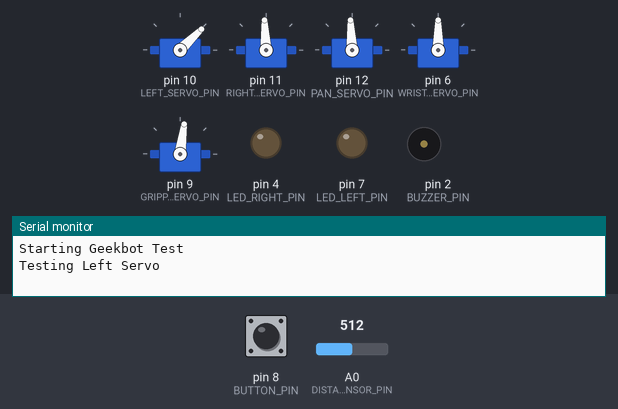
Recording of a sketch running on a simulated Arduino Uno, built with avr-gcc and run on an emulated ATmega328P. On the bench: 5 × servo, output pins drawn as LEDs (lit = HIGH), buzzer (waves = sounding, pin HIGH), the last lines printed to the serial monitor. The test bench sets the inputs (shaded band); at power-on: A0 (DISTANCE_SENSOR_PIN) = 512, pin 8 (BUTTON_PIN) LOW.

Above: at 1.1 s.
At 17.2 s:
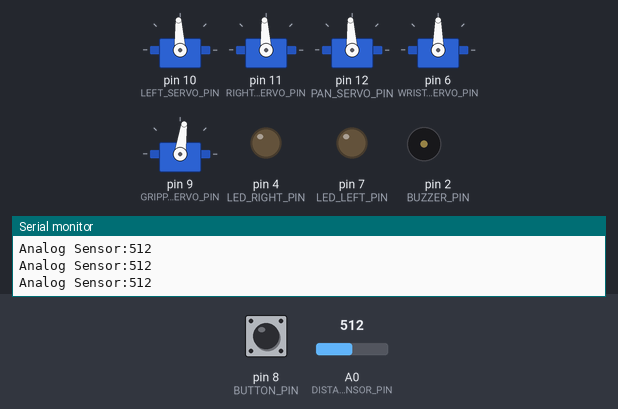
17.3 s: A0 (DISTANCE_SENSOR_PIN) set to 993
18.8 s: A0 (DISTANCE_SENSOR_PIN) set to 1018
21.8 s: pin 8 (BUTTON_PIN) pulled HIGH for 3.2 s
At 22.9 s:
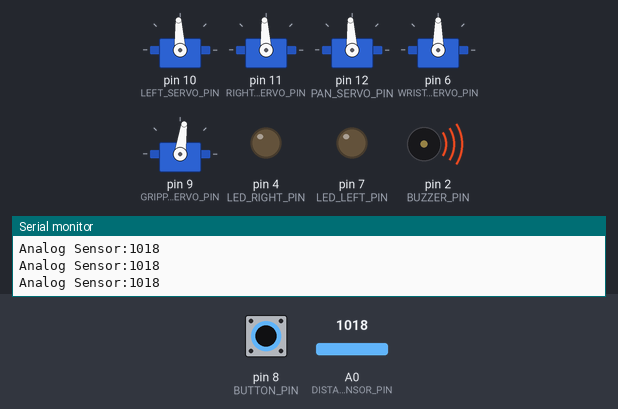
Timing chart, 0 to 26.5 s (numbered marks = the images above; inputs shaded):
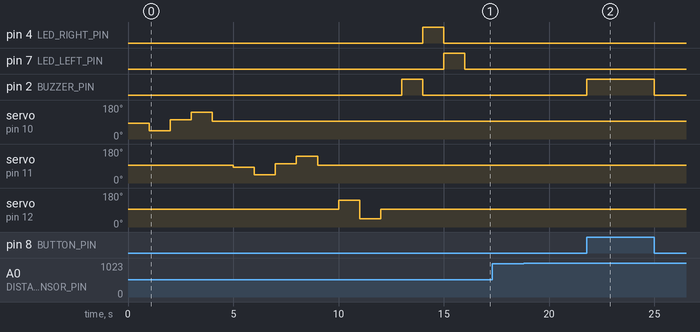

Measured:
- after the input at 21.8 s, pin 2 (BUZZER_PIN): LOW → HIGH at once, → LOW 3.2 s later

The sketch:

geekbotTest.ino
```cpp
/***********************************************************************************
 *    _                     RobotGeek Geekbot Rover
 *  _|_|______________
 *   |___         |
 *  _/ . \ _______|_
 *   \___/      \_/
 *
 *  The
 *
 *
 *  Wiring
 *
 *    Right Servo - Digital Pin 9
 *    Left Servo - Digital Pin 10
 *    Scanning Servo - Digital Pin 11
 *    IR Sensor - Analog Pin 0
 *    Jumper for pins 9/10/11 should be set to 'VIN'
 *    Jumper for pins 3/5/6 should be set to '5V'
 *
 *  Control Behavior:
 *
 *  External Resources
 *
 ***********************************************************************************/
//Includes
#include <Servo.h> //include servo library to control continous turn servos

//servo speed
//95 deg - 125 deg full ccw
//85 deg - 55 deg full cw


#define PAN_SERVO_PIN 12
#define WRIST_SERVO_PIN 6
#define GRIPPER_SERVO_PIN 9
#define LEFT_SERVO_PIN 10
#define RIGHT_SERVO_PIN 11

#define BUZZER_PIN 2
#define LED_RIGHT_PIN 4
#define LED_LEFT_PIN 7
#define BUTTON_PIN 8

#define DISTANCE_SENSOR_PIN 0


#define CW_MIN_SPEED 1400 //increase if the rover is drifting left
#define CW_MAX_SPEED 1000 //increase if the rover is drifting left

#define CCW_MIN_SPEED 1600 //decrease if the rover is drifting right
#define CCW_MAX_SPEED 2000 //decrease if the rover is drifting right

#define SERVO_STOP 1500

Servo servoPan, servoWrist, servoGripper, servoLeft, servoRight;


int servoSpeedLeft;
int servoSpeedRight;

int roverSpeed = 1;

void setup()
{
  Serial.begin(9600);
  Serial.println("Starting Geekbot Test");
  //basic drive servos
  servoLeft.attach(LEFT_SERVO_PIN);
  servoRight.attach(RIGHT_SERVO_PIN);
  servoLeft.write(SERVO_STOP); //write 1500us, servo stopped
  servoRight.write(SERVO_STOP); //write 1500us, servo stopped


  //Pan servo for servo sensor
  servoPan.attach(PAN_SERVO_PIN);                    //attach pan 9g microservo
  servoPan.write(1500);  //write 1500us, 90 degrees

  //gripper and wrist angle
  servoWrist.attach(WRIST_SERVO_PIN, 1000, 2000);    //attach with limits
  servoGripper.attach(GRIPPER_SERVO_PIN, 750, 2400); //attach with limits, lower limit makes sure gripper doesn't burn out
  servoWrist.write(1500); //write 1500us, servo stopped
  servoGripper.write(1500);  //write 1500us, servo stopped

  pinMode(LED_RIGHT_PIN, OUTPUT);
  pinMode(LED_LEFT_PIN, OUTPUT);
  pinMode(BUZZER_PIN, OUTPUT);
  pinMode(BUTTON_PIN, INPUT);


  Serial.println("Testing Left Servo");
  servoLeft.writeMicroseconds(CW_MIN_SPEED);
  delay(1000);
  servoLeft.writeMicroseconds(CW_MAX_SPEED);
  delay(1000);
  servoLeft.writeMicroseconds(CCW_MIN_SPEED);
  delay(1000);
  servoLeft.writeMicroseconds(CCW_MAX_SPEED);
  delay(1000);
  servoLeft.writeMicroseconds(SERVO_STOP);
  delay(1000);

  Serial.println("Testing Right Servo");
  servoRight.writeMicroseconds(CW_MIN_SPEED);
  delay(1000);
  servoRight.writeMicroseconds(CW_MAX_SPEED);
  delay(1000);
  servoRight.writeMicroseconds(CCW_MIN_SPEED);
  delay(1000);
  servoRight.writeMicroseconds(CCW_MAX_SPEED);
  delay(1000);
  servoRight.writeMicroseconds(SERVO_STOP);
  delay(1000);


  Serial.println("Testing Pan Servo");
  servoPan.writeMicroseconds(2000);
  delay(1000);
  servoPan.writeMicroseconds(1000);
  delay(1000);
  servoPan.writeMicroseconds(1500);
  delay(1000);


  Serial.println("Testing Buzzers and LEDs");
  digitalWrite(BUZZER_PIN, HIGH);
  delay(1000);
  digitalWrite(BUZZER_PIN, LOW);
  digitalWrite(LED_RIGHT_PIN, HIGH);
  delay(1000);
  digitalWrite(LED_RIGHT_PIN, LOW);
  digitalWrite(LED_LEFT_PIN, HIGH);
  delay(1000);
  digitalWrite(LED_LEFT_PIN, LOW);


  Serial.println("Begin Button and IR sensor Test");

}

void loop()
{
  if(digitalRead(BUTTON_PIN) == HIGH)
  {
    digitalWrite(BUZZER_PIN, HIGH);
  }
  else
  {
    digitalWrite(BUZZER_PIN, LOW);
  }

  Serial.print("Analog Sensor:");
  Serial.println(analogRead(DISTANCE_SENSOR_PIN));
  delay(10);

}
```
